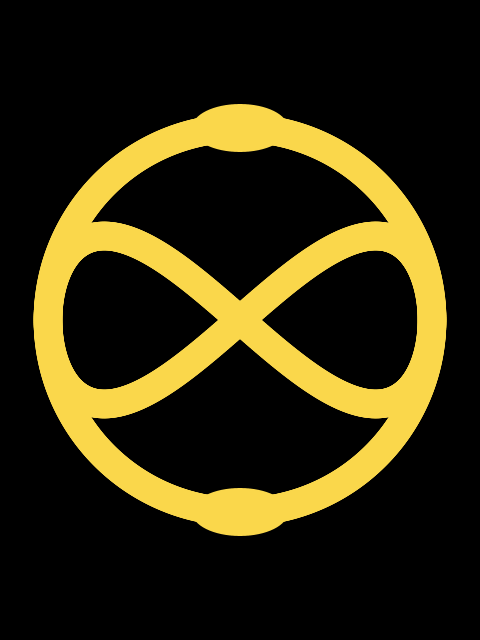
Frame 1 (no input)
Frame 2 (the mouse pressed at the canvas centre, redrawn once): identical to frame 1, image omitted

The Processing sketch that drew this single still picture (run headless with seeded random() and noise(); the mouse was pressed at the canvas centre and the sketch redrawn once):

// Processing sketch: neverending_story_the
// ── neverending_story_the.pde
// Manuale di Programmazione Cinematografica
// Daniele Olmisani, 2018

// The Neverending Story (1984)


final color PAPER = color(0);
final color INK1 = color(250, 215, 75);


void setup() {
  size(480, 640);
  noLoop();
}


void draw() {
  
  final float S =  min(width, height);
  final float U = 0.002;
  
  translate(0.5*width, 0.5*height);
  scale(S);
  
  background(PAPER);
  
  fill(INK1);
  noStroke();
  
  float x, y;
  
  for (float a=0; a<=2*TWO_PI; a+=0.01) {
    
    if (a<TWO_PI) {
      x = 0.4*cos(a);
      y = 0.4*sin(a);
    } else {
      x = 0.4*cos(a);
      y = 0.35*sin(a)*cos(a);
    }
    
    ellipse(x, y, 0.06, 0.06);
  }
  
  ellipse(0.0, -0.4, 0.2, 0.1);
  ellipse(0.0,  0.4, 0.2, 0.1);

  save("the-neverending-story.png");

}
